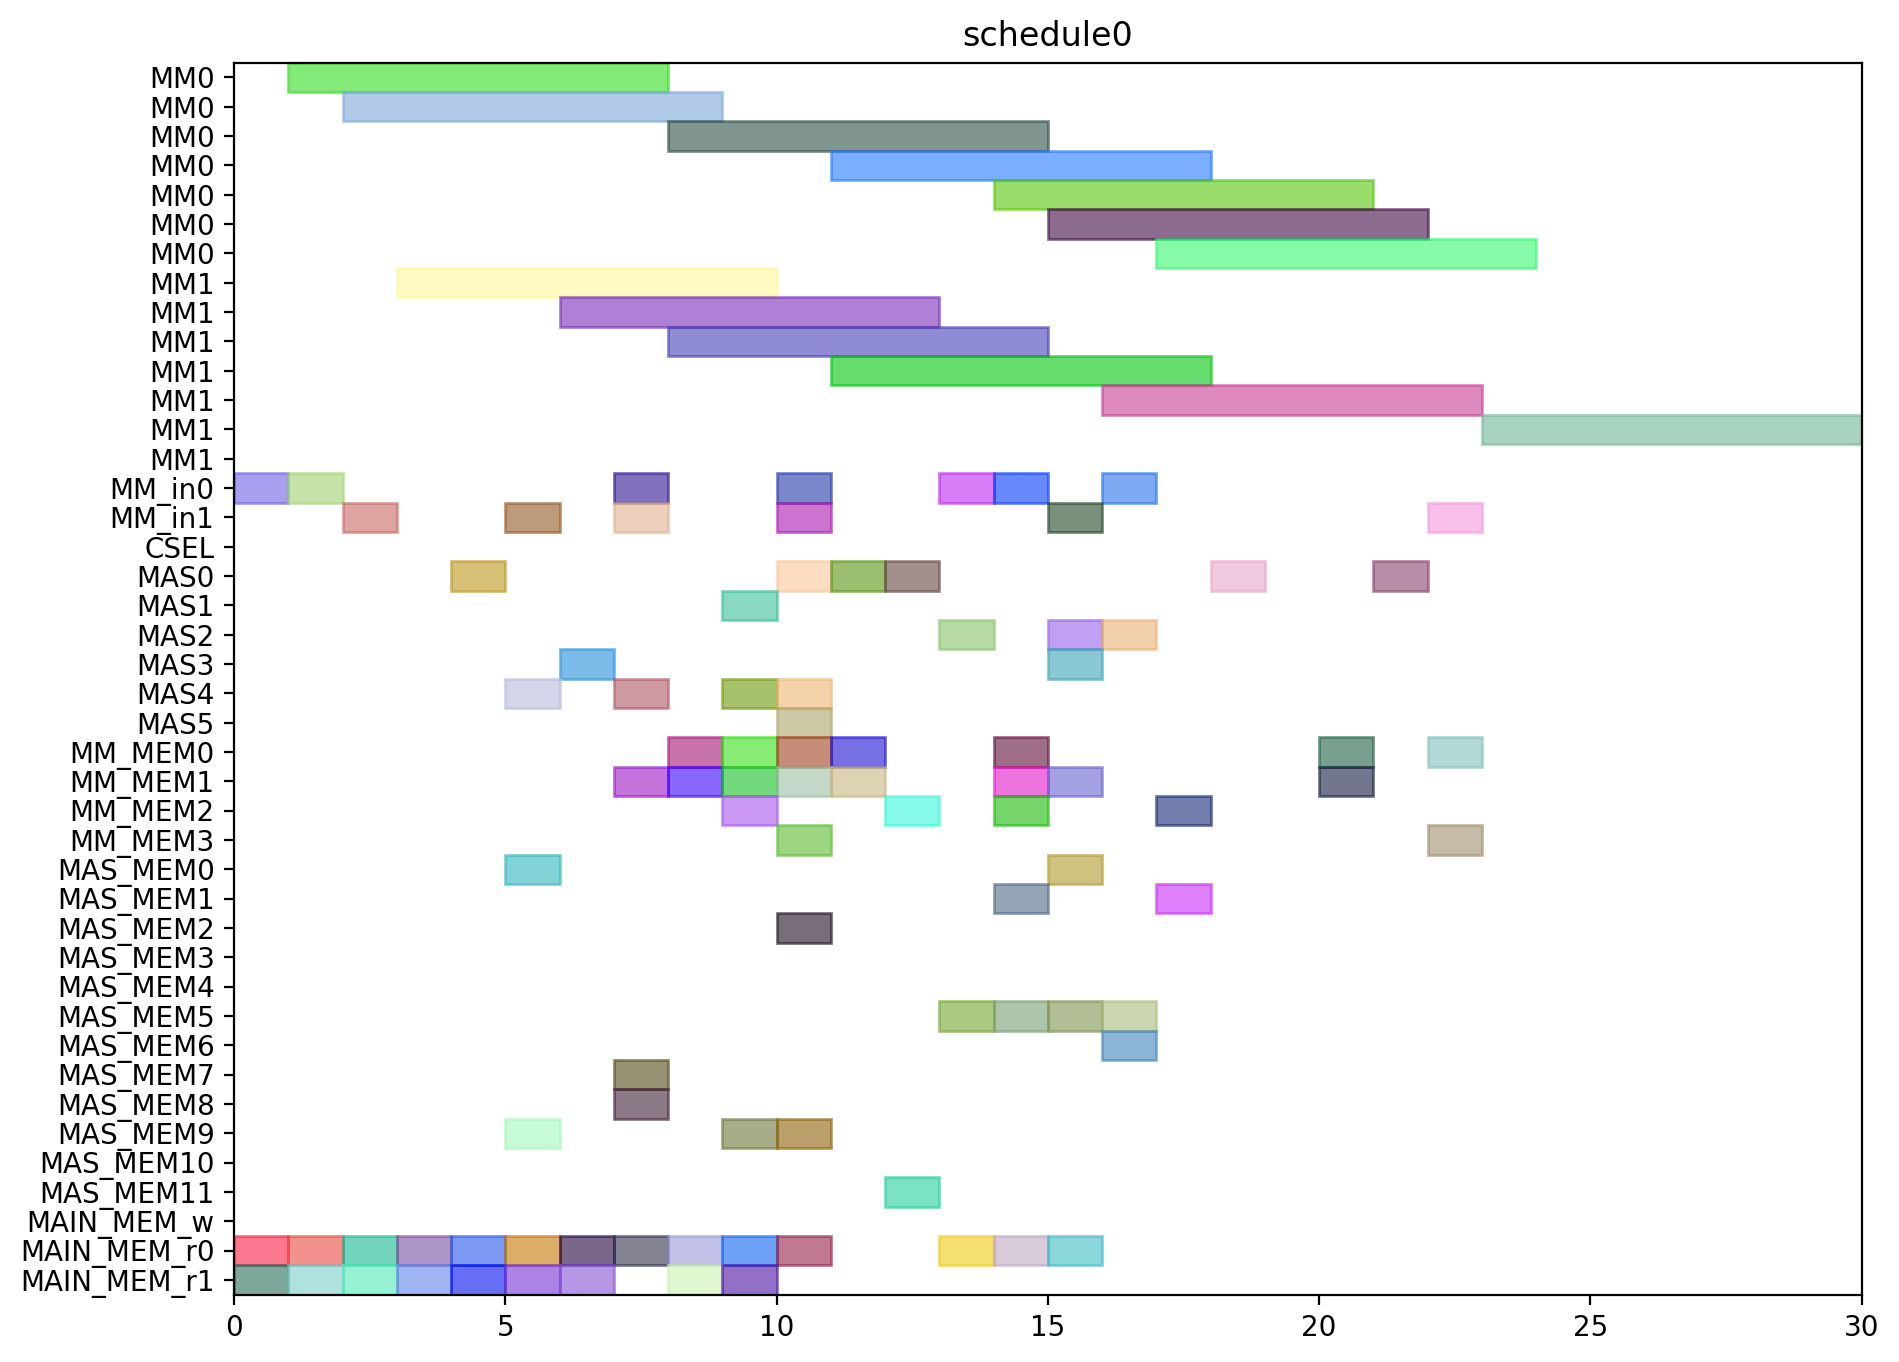

Source code (Python):
from pyschedule import Scenario, solvers, plotters, alt


def solve():
	horizon = 120
	S = Scenario("schedule0", horizon=horizon)

	# resource
	MM = S.Resources('MM', num=2, size=7)
	MM_in = S.Resources('MM_in', num=2)
	CSEL = S.Resource('CSEL')
	MAS = S.Resources('MAS', num=6, size=1, periods=range(1, horizon))
	MM_MEM = S.Resources('MM_MEM', num=4)
	MAS_MEM = S.Resources('MAS_MEM', num=12)
	MAIN_MEM_w = S.Resource('MAIN_MEM_w', size=1)
	MAIN_MEM_r = S.Resources('MAIN_MEM_r', num=2)

	# result of previous scheduling

	# new tasks
	t0 = S.Task('t0', length=7, delay_cost=1)
	t0 += alt(MM)
	t0_in = S.Task('t0_in', length=1, delay_cost=1)
	t0_in += alt(MM_in)
	S += t0_in*MM_in[0]<=t0*MM[0]
	S += t0_in*MM_in[1]<=t0*MM[1]
	t0_mem0 = S.Task('t0_mem0', length=1, delay_cost=1)
	t0_mem0 += MAIN_MEM_r[0]
	S += t0_mem0 <= t0

	t0_mem1 = S.Task('t0_mem1', length=1, delay_cost=1)
	t0_mem1 += MAIN_MEM_r[1]
	S += t0_mem1 <= t0

	t1 = S.Task('t1', length=7, delay_cost=1)
	t1 += alt(MM)
	t1_in = S.Task('t1_in', length=1, delay_cost=1)
	t1_in += alt(MM_in)
	S += t1_in*MM_in[0]<=t1*MM[0]
	S += t1_in*MM_in[1]<=t1*MM[1]
	t1_mem0 = S.Task('t1_mem0', length=1, delay_cost=1)
	t1_mem0 += MAIN_MEM_r[0]
	S += t1_mem0 <= t1

	t1_mem1 = S.Task('t1_mem1', length=1, delay_cost=1)
	t1_mem1 += MAIN_MEM_r[1]
	S += t1_mem1 <= t1

	t2 = S.Task('t2', length=7, delay_cost=1)
	t2 += alt(MM)
	t2_in = S.Task('t2_in', length=1, delay_cost=1)
	t2_in += alt(MM_in)
	S += t2_in*MM_in[0]<=t2*MM[0]
	S += t2_in*MM_in[1]<=t2*MM[1]
	t2_mem0 = S.Task('t2_mem0', length=1, delay_cost=1)
	t2_mem0 += MAIN_MEM_r[0]
	S += t2_mem0 <= t2

	t2_mem1 = S.Task('t2_mem1', length=1, delay_cost=1)
	t2_mem1 += MAIN_MEM_r[1]
	S += t2_mem1 <= t2

	t3 = S.Task('t3', length=1, delay_cost=1)
	t3 += alt(MAS)
	t3_mem0 = S.Task('t3_mem0', length=1, delay_cost=1)
	t3_mem0 += MAIN_MEM_r[0]
	S += t3_mem0 <= t3

	t3_mem1 = S.Task('t3_mem1', length=1, delay_cost=1)
	t3_mem1 += MAIN_MEM_r[1]
	S += t3_mem1 <= t3

	t4 = S.Task('t4', length=1, delay_cost=1)
	t4 += alt(MAS)
	t4_mem0 = S.Task('t4_mem0', length=1, delay_cost=1)
	t4_mem0 += MAIN_MEM_r[0]
	S += t4_mem0 <= t4

	t4_mem1 = S.Task('t4_mem1', length=1, delay_cost=1)
	t4_mem1 += MAIN_MEM_r[1]
	S += t4_mem1 <= t4

	t8 = S.Task('t8', length=1, delay_cost=1)
	t8 += alt(MAS)
	t8_mem0 = S.Task('t8_mem0', length=1, delay_cost=1)
	t8_mem0 += MAIN_MEM_r[0]
	S += t8_mem0 <= t8

	t8_mem1 = S.Task('t8_mem1', length=1, delay_cost=1)
	t8_mem1 += MAIN_MEM_r[1]
	S += t8_mem1 <= t8

	t9 = S.Task('t9', length=1, delay_cost=1)
	t9 += alt(MAS)
	t9_mem0 = S.Task('t9_mem0', length=1, delay_cost=1)
	t9_mem0 += MAIN_MEM_r[0]
	S += t9_mem0 <= t9

	t9_mem1 = S.Task('t9_mem1', length=1, delay_cost=1)
	t9_mem1 += MAIN_MEM_r[1]
	S += t9_mem1 <= t9

	t13 = S.Task('t13', length=1, delay_cost=1)
	t13 += alt(MAS)
	t13_mem0 = S.Task('t13_mem0', length=1, delay_cost=1)
	t13_mem0 += MAIN_MEM_r[0]
	S += t13_mem0 <= t13

	t13_mem1 = S.Task('t13_mem1', length=1, delay_cost=1)
	t13_mem1 += MAIN_MEM_r[1]
	S += t13_mem1 <= t13

	t14 = S.Task('t14', length=1, delay_cost=1)
	t14 += alt(MAS)
	t14_mem0 = S.Task('t14_mem0', length=1, delay_cost=1)
	t14_mem0 += MAIN_MEM_r[0]
	S += t14_mem0 <= t14

	t14_mem1 = S.Task('t14_mem1', length=1, delay_cost=1)
	t14_mem1 += MAIN_MEM_r[1]
	S += t14_mem1 <= t14

	t5 = S.Task('t5', length=7, delay_cost=1)
	t5 += alt(MM)
	t5_in = S.Task('t5_in', length=1, delay_cost=1)
	t5_in += alt(MM_in)
	S += t5_in*MM_in[0]<=t5*MM[0]
	S += t5_in*MM_in[1]<=t5*MM[1]
	t5_mem0 = S.Task('t5_mem0', length=1, delay_cost=1)
	t5_mem0 += alt(MAS_MEM)
	S += (t3*MAS[0])-1 < t5_mem0*MAS_MEM[0]
	S += (t3*MAS[1])-1 < t5_mem0*MAS_MEM[2]
	S += (t3*MAS[2])-1 < t5_mem0*MAS_MEM[4]
	S += (t3*MAS[3])-1 < t5_mem0*MAS_MEM[6]
	S += (t3*MAS[4])-1 < t5_mem0*MAS_MEM[8]
	S += (t3*MAS[5])-1 < t5_mem0*MAS_MEM[10]
	S += t5_mem0 <= t5

	t5_mem1 = S.Task('t5_mem1', length=1, delay_cost=1)
	t5_mem1 += alt(MAS_MEM)
	S += (t4*MAS[0])-1 < t5_mem1*MAS_MEM[1]
	S += (t4*MAS[1])-1 < t5_mem1*MAS_MEM[3]
	S += (t4*MAS[2])-1 < t5_mem1*MAS_MEM[5]
	S += (t4*MAS[3])-1 < t5_mem1*MAS_MEM[7]
	S += (t4*MAS[4])-1 < t5_mem1*MAS_MEM[9]
	S += (t4*MAS[5])-1 < t5_mem1*MAS_MEM[11]
	S += t5_mem1 <= t5

	t6 = S.Task('t6', length=1, delay_cost=1)
	t6 += alt(MAS)
	t6_mem0 = S.Task('t6_mem0', length=1, delay_cost=1)
	t6_mem0 += alt(MM_MEM)
	S += (t0*MM[0])-1 < t6_mem0*MM_MEM[0]
	S += (t0*MM[1])-1 < t6_mem0*MM_MEM[2]
	S += t6_mem0 <= t6

	t6_mem1 = S.Task('t6_mem1', length=1, delay_cost=1)
	t6_mem1 += alt(MM_MEM)
	S += (t1*MM[0])-1 < t6_mem1*MM_MEM[1]
	S += (t1*MM[1])-1 < t6_mem1*MM_MEM[3]
	S += t6_mem1 <= t6

	t10 = S.Task('t10', length=7, delay_cost=1)
	t10 += alt(MM)
	t10_in = S.Task('t10_in', length=1, delay_cost=1)
	t10_in += alt(MM_in)
	S += t10_in*MM_in[0]<=t10*MM[0]
	S += t10_in*MM_in[1]<=t10*MM[1]
	t10_mem0 = S.Task('t10_mem0', length=1, delay_cost=1)
	t10_mem0 += alt(MAS_MEM)
	S += (t8*MAS[0])-1 < t10_mem0*MAS_MEM[0]
	S += (t8*MAS[1])-1 < t10_mem0*MAS_MEM[2]
	S += (t8*MAS[2])-1 < t10_mem0*MAS_MEM[4]
	S += (t8*MAS[3])-1 < t10_mem0*MAS_MEM[6]
	S += (t8*MAS[4])-1 < t10_mem0*MAS_MEM[8]
	S += (t8*MAS[5])-1 < t10_mem0*MAS_MEM[10]
	S += t10_mem0 <= t10

	t10_mem1 = S.Task('t10_mem1', length=1, delay_cost=1)
	t10_mem1 += alt(MAS_MEM)
	S += (t9*MAS[0])-1 < t10_mem1*MAS_MEM[1]
	S += (t9*MAS[1])-1 < t10_mem1*MAS_MEM[3]
	S += (t9*MAS[2])-1 < t10_mem1*MAS_MEM[5]
	S += (t9*MAS[3])-1 < t10_mem1*MAS_MEM[7]
	S += (t9*MAS[4])-1 < t10_mem1*MAS_MEM[9]
	S += (t9*MAS[5])-1 < t10_mem1*MAS_MEM[11]
	S += t10_mem1 <= t10

	t11 = S.Task('t11', length=1, delay_cost=1)
	t11 += alt(MAS)
	t11_mem0 = S.Task('t11_mem0', length=1, delay_cost=1)
	t11_mem0 += alt(MM_MEM)
	S += (t1*MM[0])-1 < t11_mem0*MM_MEM[0]
	S += (t1*MM[1])-1 < t11_mem0*MM_MEM[2]
	S += t11_mem0 <= t11

	t11_mem1 = S.Task('t11_mem1', length=1, delay_cost=1)
	t11_mem1 += alt(MM_MEM)
	S += (t2*MM[0])-1 < t11_mem1*MM_MEM[1]
	S += (t2*MM[1])-1 < t11_mem1*MM_MEM[3]
	S += t11_mem1 <= t11

	t15 = S.Task('t15', length=7, delay_cost=1)
	t15 += alt(MM)
	t15_in = S.Task('t15_in', length=1, delay_cost=1)
	t15_in += alt(MM_in)
	S += t15_in*MM_in[0]<=t15*MM[0]
	S += t15_in*MM_in[1]<=t15*MM[1]
	t15_mem0 = S.Task('t15_mem0', length=1, delay_cost=1)
	t15_mem0 += alt(MAS_MEM)
	S += (t13*MAS[0])-1 < t15_mem0*MAS_MEM[0]
	S += (t13*MAS[1])-1 < t15_mem0*MAS_MEM[2]
	S += (t13*MAS[2])-1 < t15_mem0*MAS_MEM[4]
	S += (t13*MAS[3])-1 < t15_mem0*MAS_MEM[6]
	S += (t13*MAS[4])-1 < t15_mem0*MAS_MEM[8]
	S += (t13*MAS[5])-1 < t15_mem0*MAS_MEM[10]
	S += t15_mem0 <= t15

	t15_mem1 = S.Task('t15_mem1', length=1, delay_cost=1)
	t15_mem1 += alt(MAS_MEM)
	S += (t14*MAS[0])-1 < t15_mem1*MAS_MEM[1]
	S += (t14*MAS[1])-1 < t15_mem1*MAS_MEM[3]
	S += (t14*MAS[2])-1 < t15_mem1*MAS_MEM[5]
	S += (t14*MAS[3])-1 < t15_mem1*MAS_MEM[7]
	S += (t14*MAS[4])-1 < t15_mem1*MAS_MEM[9]
	S += (t14*MAS[5])-1 < t15_mem1*MAS_MEM[11]
	S += t15_mem1 <= t15

	t16 = S.Task('t16', length=1, delay_cost=1)
	t16 += alt(MAS)
	t16_mem0 = S.Task('t16_mem0', length=1, delay_cost=1)
	t16_mem0 += alt(MM_MEM)
	S += (t0*MM[0])-1 < t16_mem0*MM_MEM[0]
	S += (t0*MM[1])-1 < t16_mem0*MM_MEM[2]
	S += t16_mem0 <= t16

	t16_mem1 = S.Task('t16_mem1', length=1, delay_cost=1)
	t16_mem1 += alt(MM_MEM)
	S += (t2*MM[0])-1 < t16_mem1*MM_MEM[1]
	S += (t2*MM[1])-1 < t16_mem1*MM_MEM[3]
	S += t16_mem1 <= t16

	t19 = S.Task('t19', length=7, delay_cost=1)
	t19 += alt(MM)
	t19_in = S.Task('t19_in', length=1, delay_cost=1)
	t19_in += alt(MM_in)
	S += t19_in*MM_in[0]<=t19*MM[0]
	S += t19_in*MM_in[1]<=t19*MM[1]
	t19_mem0 = S.Task('t19_mem0', length=1, delay_cost=1)
	t19_mem0 += MAIN_MEM_r[0]
	S += t19_mem0 <= t19

	t19_mem1 = S.Task('t19_mem1', length=1, delay_cost=1)
	t19_mem1 += alt(MM_MEM)
	S += (t2*MM[0])-1 < t19_mem1*MM_MEM[1]
	S += (t2*MM[1])-1 < t19_mem1*MM_MEM[3]
	S += t19_mem1 <= t19

	t24 = S.Task('t24', length=1, delay_cost=1)
	t24 += alt(MAS)
	t24_mem0 = S.Task('t24_mem0', length=1, delay_cost=1)
	t24_mem0 += alt(MM_MEM)
	S += (t0*MM[0])-1 < t24_mem0*MM_MEM[0]
	S += (t0*MM[1])-1 < t24_mem0*MM_MEM[2]
	S += t24_mem0 <= t24

	t24_mem1 = S.Task('t24_mem1', length=1, delay_cost=1)
	t24_mem1 += alt(MM_MEM)
	S += (t0*MM[0])-1 < t24_mem1*MM_MEM[1]
	S += (t0*MM[1])-1 < t24_mem1*MM_MEM[3]
	S += t24_mem1 <= t24

	t26 = S.Task('t26', length=7, delay_cost=1)
	t26 += alt(MM)
	t26_in = S.Task('t26_in', length=1, delay_cost=1)
	t26_in += alt(MM_in)
	S += t26_in*MM_in[0]<=t26*MM[0]
	S += t26_in*MM_in[1]<=t26*MM[1]
	t26_mem0 = S.Task('t26_mem0', length=1, delay_cost=1)
	t26_mem0 += MAIN_MEM_r[0]
	S += t26_mem0 <= t26

	t26_mem1 = S.Task('t26_mem1', length=1, delay_cost=1)
	t26_mem1 += alt(MM_MEM)
	S += (t2*MM[0])-1 < t26_mem1*MM_MEM[1]
	S += (t2*MM[1])-1 < t26_mem1*MM_MEM[3]
	S += t26_mem1 <= t26

	t7 = S.Task('t7', length=1, delay_cost=1)
	t7 += alt(MAS)
	t7_mem0 = S.Task('t7_mem0', length=1, delay_cost=1)
	t7_mem0 += alt(MM_MEM)
	S += (t5*MM[0])-1 < t7_mem0*MM_MEM[0]
	S += (t5*MM[1])-1 < t7_mem0*MM_MEM[2]
	S += t7_mem0 <= t7

	t7_mem1 = S.Task('t7_mem1', length=1, delay_cost=1)
	t7_mem1 += alt(MAS_MEM)
	S += (t6*MAS[0])-1 < t7_mem1*MAS_MEM[1]
	S += (t6*MAS[1])-1 < t7_mem1*MAS_MEM[3]
	S += (t6*MAS[2])-1 < t7_mem1*MAS_MEM[5]
	S += (t6*MAS[3])-1 < t7_mem1*MAS_MEM[7]
	S += (t6*MAS[4])-1 < t7_mem1*MAS_MEM[9]
	S += (t6*MAS[5])-1 < t7_mem1*MAS_MEM[11]
	S += t7_mem1 <= t7

	t12 = S.Task('t12', length=1, delay_cost=1)
	t12 += alt(MAS)
	t12_mem0 = S.Task('t12_mem0', length=1, delay_cost=1)
	t12_mem0 += alt(MM_MEM)
	S += (t10*MM[0])-1 < t12_mem0*MM_MEM[0]
	S += (t10*MM[1])-1 < t12_mem0*MM_MEM[2]
	S += t12_mem0 <= t12

	t12_mem1 = S.Task('t12_mem1', length=1, delay_cost=1)
	t12_mem1 += alt(MAS_MEM)
	S += (t11*MAS[0])-1 < t12_mem1*MAS_MEM[1]
	S += (t11*MAS[1])-1 < t12_mem1*MAS_MEM[3]
	S += (t11*MAS[2])-1 < t12_mem1*MAS_MEM[5]
	S += (t11*MAS[3])-1 < t12_mem1*MAS_MEM[7]
	S += (t11*MAS[4])-1 < t12_mem1*MAS_MEM[9]
	S += (t11*MAS[5])-1 < t12_mem1*MAS_MEM[11]
	S += t12_mem1 <= t12

	t17 = S.Task('t17', length=1, delay_cost=1)
	t17 += alt(MAS)
	t17_mem0 = S.Task('t17_mem0', length=1, delay_cost=1)
	t17_mem0 += alt(MM_MEM)
	S += (t15*MM[0])-1 < t17_mem0*MM_MEM[0]
	S += (t15*MM[1])-1 < t17_mem0*MM_MEM[2]
	S += t17_mem0 <= t17

	t17_mem1 = S.Task('t17_mem1', length=1, delay_cost=1)
	t17_mem1 += alt(MAS_MEM)
	S += (t16*MAS[0])-1 < t17_mem1*MAS_MEM[1]
	S += (t16*MAS[1])-1 < t17_mem1*MAS_MEM[3]
	S += (t16*MAS[2])-1 < t17_mem1*MAS_MEM[5]
	S += (t16*MAS[3])-1 < t17_mem1*MAS_MEM[7]
	S += (t16*MAS[4])-1 < t17_mem1*MAS_MEM[9]
	S += (t16*MAS[5])-1 < t17_mem1*MAS_MEM[11]
	S += t17_mem1 <= t17

	t25 = S.Task('t25', length=1, delay_cost=1)
	t25 += alt(MAS)
	t25_mem0 = S.Task('t25_mem0', length=1, delay_cost=1)
	t25_mem0 += alt(MM_MEM)
	S += (t0*MM[0])-1 < t25_mem0*MM_MEM[0]
	S += (t0*MM[1])-1 < t25_mem0*MM_MEM[2]
	S += t25_mem0 <= t25

	t25_mem1 = S.Task('t25_mem1', length=1, delay_cost=1)
	t25_mem1 += alt(MAS_MEM)
	S += (t24*MAS[0])-1 < t25_mem1*MAS_MEM[1]
	S += (t24*MAS[1])-1 < t25_mem1*MAS_MEM[3]
	S += (t24*MAS[2])-1 < t25_mem1*MAS_MEM[5]
	S += (t24*MAS[3])-1 < t25_mem1*MAS_MEM[7]
	S += (t24*MAS[4])-1 < t25_mem1*MAS_MEM[9]
	S += (t24*MAS[5])-1 < t25_mem1*MAS_MEM[11]
	S += t25_mem1 <= t25

	t29 = S.Task('t29', length=1, delay_cost=1)
	t29 += alt(MAS)
	t29_mem0 = S.Task('t29_mem0', length=1, delay_cost=1)
	t29_mem0 += alt(MM_MEM)
	S += (t0*MM[0])-1 < t29_mem0*MM_MEM[0]
	S += (t0*MM[1])-1 < t29_mem0*MM_MEM[2]
	S += t29_mem0 <= t29

	t29_mem1 = S.Task('t29_mem1', length=1, delay_cost=1)
	t29_mem1 += alt(MM_MEM)
	S += (t26*MM[0])-1 < t29_mem1*MM_MEM[1]
	S += (t26*MM[1])-1 < t29_mem1*MM_MEM[3]
	S += t29_mem1 <= t29

	t18 = S.Task('t18', length=7, delay_cost=1)
	t18 += alt(MM)
	t18_in = S.Task('t18_in', length=1, delay_cost=1)
	t18_in += alt(MM_in)
	S += t18_in*MM_in[0]<=t18*MM[0]
	S += t18_in*MM_in[1]<=t18*MM[1]
	t18_mem0 = S.Task('t18_mem0', length=1, delay_cost=1)
	t18_mem0 += MAIN_MEM_r[0]
	S += t18_mem0 <= t18

	t18_mem1 = S.Task('t18_mem1', length=1, delay_cost=1)
	t18_mem1 += alt(MAS_MEM)
	S += (t12*MAS[0])-1 < t18_mem1*MAS_MEM[1]
	S += (t12*MAS[1])-1 < t18_mem1*MAS_MEM[3]
	S += (t12*MAS[2])-1 < t18_mem1*MAS_MEM[5]
	S += (t12*MAS[3])-1 < t18_mem1*MAS_MEM[7]
	S += (t12*MAS[4])-1 < t18_mem1*MAS_MEM[9]
	S += (t12*MAS[5])-1 < t18_mem1*MAS_MEM[11]
	S += t18_mem1 <= t18

	t27 = S.Task('t27', length=7, delay_cost=1)
	t27 += alt(MM)
	t27_in = S.Task('t27_in', length=1, delay_cost=1)
	t27_in += alt(MM_in)
	S += t27_in*MM_in[0]<=t27*MM[0]
	S += t27_in*MM_in[1]<=t27*MM[1]
	t27_mem0 = S.Task('t27_mem0', length=1, delay_cost=1)
	t27_mem0 += MAIN_MEM_r[0]
	S += t27_mem0 <= t27

	t27_mem1 = S.Task('t27_mem1', length=1, delay_cost=1)
	t27_mem1 += alt(MAS_MEM)
	S += (t12*MAS[0])-1 < t27_mem1*MAS_MEM[1]
	S += (t12*MAS[1])-1 < t27_mem1*MAS_MEM[3]
	S += (t12*MAS[2])-1 < t27_mem1*MAS_MEM[5]
	S += (t12*MAS[3])-1 < t27_mem1*MAS_MEM[7]
	S += (t12*MAS[4])-1 < t27_mem1*MAS_MEM[9]
	S += (t12*MAS[5])-1 < t27_mem1*MAS_MEM[11]
	S += t27_mem1 <= t27

	t28 = S.Task('t28', length=1, delay_cost=1)
	t28 += alt(MAS)
	t28_mem0 = S.Task('t28_mem0', length=1, delay_cost=1)
	t28_mem0 += alt(MAS_MEM)
	S += (t25*MAS[0])-1 < t28_mem0*MAS_MEM[0]
	S += (t25*MAS[1])-1 < t28_mem0*MAS_MEM[2]
	S += (t25*MAS[2])-1 < t28_mem0*MAS_MEM[4]
	S += (t25*MAS[3])-1 < t28_mem0*MAS_MEM[6]
	S += (t25*MAS[4])-1 < t28_mem0*MAS_MEM[8]
	S += (t25*MAS[5])-1 < t28_mem0*MAS_MEM[10]
	S += t28_mem0 <= t28

	t28_mem1 = S.Task('t28_mem1', length=1, delay_cost=1)
	t28_mem1 += alt(MM_MEM)
	S += (t26*MM[0])-1 < t28_mem1*MM_MEM[1]
	S += (t26*MM[1])-1 < t28_mem1*MM_MEM[3]
	S += t28_mem1 <= t28

	t30 = S.Task('t30', length=7, delay_cost=1)
	t30 += alt(MM)
	t30_in = S.Task('t30_in', length=1, delay_cost=1)
	t30_in += alt(MM_in)
	S += t30_in*MM_in[0]<=t30*MM[0]
	S += t30_in*MM_in[1]<=t30*MM[1]
	t30_mem0 = S.Task('t30_mem0', length=1, delay_cost=1)
	t30_mem0 += MAIN_MEM_r[0]
	S += t30_mem0 <= t30

	t30_mem1 = S.Task('t30_mem1', length=1, delay_cost=1)
	t30_mem1 += alt(MAS_MEM)
	S += (t29*MAS[0])-1 < t30_mem1*MAS_MEM[1]
	S += (t29*MAS[1])-1 < t30_mem1*MAS_MEM[3]
	S += (t29*MAS[2])-1 < t30_mem1*MAS_MEM[5]
	S += (t29*MAS[3])-1 < t30_mem1*MAS_MEM[7]
	S += (t29*MAS[4])-1 < t30_mem1*MAS_MEM[9]
	S += (t29*MAS[5])-1 < t30_mem1*MAS_MEM[11]
	S += t30_mem1 <= t30

	t20 = S.Task('t20', length=1, delay_cost=1)
	t20 += alt(MAS)
	t20_mem0 = S.Task('t20_mem0', length=1, delay_cost=1)
	t20_mem0 += alt(MM_MEM)
	S += (t19*MM[0])-1 < t20_mem0*MM_MEM[0]
	S += (t19*MM[1])-1 < t20_mem0*MM_MEM[2]
	S += t20_mem0 <= t20

	t20_mem1 = S.Task('t20_mem1', length=1, delay_cost=1)
	t20_mem1 += alt(MM_MEM)
	S += (t18*MM[0])-1 < t20_mem1*MM_MEM[1]
	S += (t18*MM[1])-1 < t20_mem1*MM_MEM[3]
	S += t20_mem1 <= t20

	t31 = S.Task('t31', length=7, delay_cost=1)
	t31 += alt(MM)
	t31_in = S.Task('t31_in', length=1, delay_cost=1)
	t31_in += alt(MM_in)
	S += t31_in*MM_in[0]<=t31*MM[0]
	S += t31_in*MM_in[1]<=t31*MM[1]
	t31_mem0 = S.Task('t31_mem0', length=1, delay_cost=1)
	t31_mem0 += alt(MM_MEM)
	S += (t27*MM[0])-1 < t31_mem0*MM_MEM[0]
	S += (t27*MM[1])-1 < t31_mem0*MM_MEM[2]
	S += t31_mem0 <= t31

	t31_mem1 = S.Task('t31_mem1', length=1, delay_cost=1)
	t31_mem1 += alt(MM_MEM)
	S += (t30*MM[0])-1 < t31_mem1*MM_MEM[1]
	S += (t30*MM[1])-1 < t31_mem1*MM_MEM[3]
	S += t31_mem1 <= t31

	t35 = S.Task('t35', length=7, delay_cost=1)
	t35 += alt(MM)
	t35_in = S.Task('t35_in', length=1, delay_cost=1)
	t35_in += alt(MM_in)
	S += t35_in*MM_in[0]<=t35*MM[0]
	S += t35_in*MM_in[1]<=t35*MM[1]
	t35_mem0 = S.Task('t35_mem0', length=1, delay_cost=1)
	t35_mem0 += alt(MAS_MEM)
	S += (t7*MAS[0])-1 < t35_mem0*MAS_MEM[0]
	S += (t7*MAS[1])-1 < t35_mem0*MAS_MEM[2]
	S += (t7*MAS[2])-1 < t35_mem0*MAS_MEM[4]
	S += (t7*MAS[3])-1 < t35_mem0*MAS_MEM[6]
	S += (t7*MAS[4])-1 < t35_mem0*MAS_MEM[8]
	S += (t7*MAS[5])-1 < t35_mem0*MAS_MEM[10]
	S += t35_mem0 <= t35

	t35_mem1 = S.Task('t35_mem1', length=1, delay_cost=1)
	t35_mem1 += alt(MAS_MEM)
	S += (t28*MAS[0])-1 < t35_mem1*MAS_MEM[1]
	S += (t28*MAS[1])-1 < t35_mem1*MAS_MEM[3]
	S += (t28*MAS[2])-1 < t35_mem1*MAS_MEM[5]
	S += (t28*MAS[3])-1 < t35_mem1*MAS_MEM[7]
	S += (t28*MAS[4])-1 < t35_mem1*MAS_MEM[9]
	S += (t28*MAS[5])-1 < t35_mem1*MAS_MEM[11]
	S += t35_mem1 <= t35

	solvers.mip.solve(S,msg=1,kind='CPLEX',ratio_gap=1.01)

	solution = [['hoge']*len(S.solution()[1]) for i in range(len(S.solution()))]
	for i in range(len(S.solution())):
		for j in range(len(S.solution()[i])):
			solution[i][j]=str(S.solution()[i][j])
	print(solution)

	cycles = int(solution[-1][3])

	pic_file_name = "/home/mfukuda/ABE/multiRAM_multiMAS_16mux/scheduling_result/stage7MM2_stage1MAS6/EP_ADD_A_ANY/schedule0.png"
	if(S.solution() != []):
		plotters.matplotlib.plot(S,img_filename=pic_file_name, show_task_labels=False, fig_size=(cycles*0.25+3, 8))

	return solution
